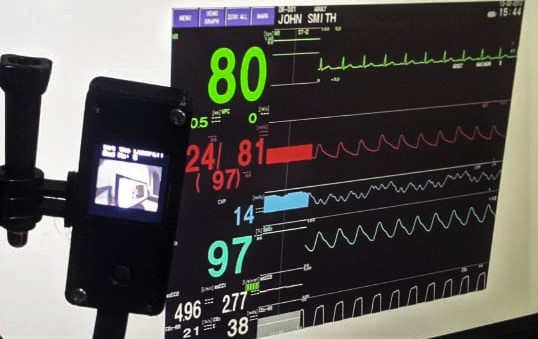
#> input picture media/image2.jpg, 538 x 339 px; its folder holds only this picture in this run
$ python -i demo.py   (imports and definitions only)
#> lines starting #> are read from the running program, lines starting #| are printed output that depends on the picture; after the words box and inside, x2 and y2 are one past the last pixel; in counts of white or black regions, pixels touching at a corner belong together
import cv2 as cv
import cv2
import numpy as np
import pytesseract
# import utlis
import time
import threading
# import sys

import os
start = time.time()

def imageFunc(img):
#> called with img = '../media/image2.jpg'
    pytesseract.pytesseract.tesseract_cmd = r"C:\Program Files\Tesseract-OCR\tesseract.exe"
    image = cv.imread(img)
#> image is the input picture: shape (339, 538, 3); mean B, G, R 81, 83.9, 86.6
    # image =cv.imread('img/Image/xga 3.jpg')
    # image = cv.imread('img/ICUmonitor/capture 3.jpg')
    # image = cv.imread('img/different/dislplay1.jpg')


    widthImg = 800
    heightImg = 400
    image = cv2.resize(image, (widthImg, heightImg))
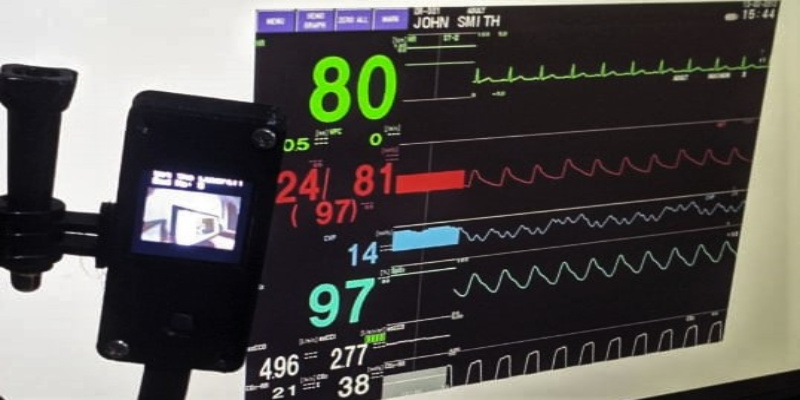
#> image: shape (400, 800, 3); mean B, G, R 80.9, 83.8, 86.5
    hsv = cv.cvtColor(image, cv.COLOR_BGR2HSV)
#> hsv: shape (400, 800, 3); mean H, S, V 89, 56, 91.3
    # cv.imshow('hsv',hsv)
############## GREEN ##############

# lower_green = np.array([30,75,120])
# upper_green = np.array([70,255,255])

    lower_green = np.array([30, 50, 150])
    upper_green = np.array([75, 255, 255])

    mask_green = cv.inRange(hsv, lower_green, upper_green)
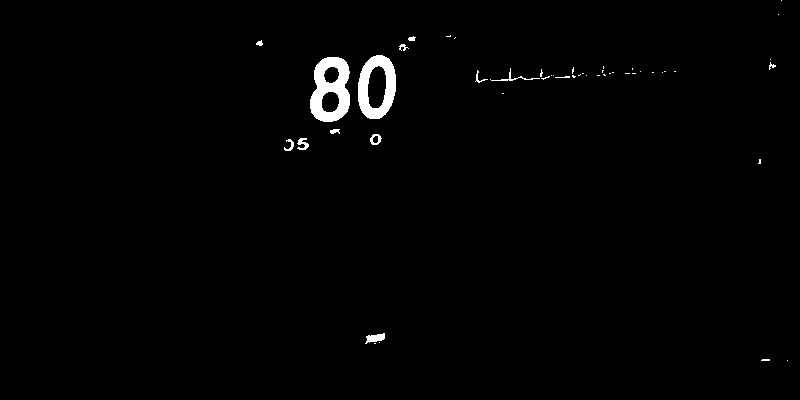
#> mask_green: shape (400, 800); 1.2% white; 48 white regions (34 under 20 px), largest, box (x1, y1, x2, y2) and area: (310, 57, 350, 122) 1645, (358, 55, 396, 119) 1356, (365, 333, 385, 344) 130
    # cv.imshow("maskgreen",mask_green)

    result_green = cv.bitwise_and(image, image, mask=mask_green)
    # cv.imshow("resultGreen",result_green)

    grey = cv.cvtColor(result_green, cv.COLOR_BGR2GRAY)
    ret, threshold_green = cv.threshold(grey, 1, 255, cv.THRESH_BINARY_INV)
#> threshold_green: shape (400, 800); 98.8% white; 48 black regions (34 under 20 px)
    contours, hierarchy = cv.findContours(threshold_green, cv.RETR_LIST, cv.CHAIN_APPROX_SIMPLE)
#> contours = 59 contours, 36 with area under 20; largest, box (x1, y1, x2, y2) and area: (0, 0, 800, 400) 318800, (309, 56, 351, 123) 2192, (357, 54, 397, 120) 2042, (368, 66, 386, 108) 563, (322, 92, 339, 112) 254
    for cnt in contours:
        if cv.contourArea(cnt) <= 200:
            cv.drawContours(threshold_green, [cnt], -1, 255, -1)
#> this loop made 59 passes
#> cnt on passes 1, 4, 14, 15, 20, 23, 24, 26, 31, 36, 47, 50: [[786, 360], [787, 359], [788, 360], [787, 361]], [[378, 342], [379, 341], [380, 342], [379, 343]], [[474, 81], [475, 80], [476, 81], [475, 82]], [[489, 79], [490, 78], [491, 79], [490, 80]], [[585, 75], [586, 74], [587, 75], [586, 76]], [[552, 75], [553, 74], [554, 75], [553, 76]], [[550, 75], [551, 74], [552, 75], [551, 76]], [[579, 74], [580, 73], [581, 74], [580, 75]], [[661, 72], [662, 71], [663, 72], [662, 73]], [[639, 71], [640, 70], [641, 71], [640, 72]], [[769, 59], [770, 58], [771, 59], [770, 60]], [[400, 50], [401, 49], [402, 50], [401, 51]]
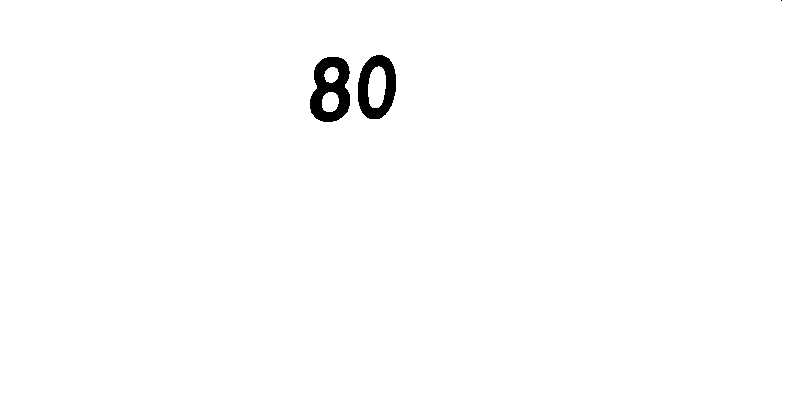
#> threshold_green: shape (400, 800); 99.1% white; 3 black regions (1 under 20 px), largest, box (x1, y1, x2, y2) and area: (310, 57, 350, 122) 1645, (358, 55, 396, 119) 1356
# [5 lines of commented-out code are left out]
    g_color = threshold_green
# cv.imshow('green',threshold_green)


############## BLUE ##############

# lower_blue = np.array([70,20,170])
# upper_blue = np.array([95,255,255])
    lower_blue = np.array([75, 30, 180])
    upper_blue = np.array([100, 255, 255])

    mask_blue = cv.inRange(hsv, lower_blue, upper_blue)
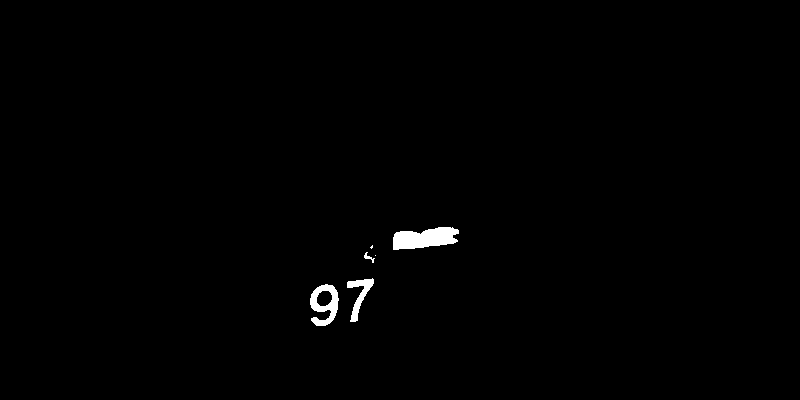
#> mask_blue: shape (400, 800); 0.69% white; 6 white regions (2 under 20 px), largest, box (x1, y1, x2, y2) and area: (393, 227, 459, 250) 1083, (310, 284, 339, 326) 648, (347, 278, 374, 322) 419, (364, 252, 375, 263) 41
    result_blue = cv.bitwise_and(image, image, mask=mask_blue)
    grey = cv.cvtColor(result_blue, cv.COLOR_BGR2GRAY)
    ret, threshold_blue = cv.threshold(grey, 1, 255, cv.THRESH_BINARY_INV)
#> threshold_blue: shape (400, 800); 99.3% white; 6 black regions (2 under 20 px)
    # cv.imshow('th',threshold_blue)
    contours1, hierarchy1 = cv.findContours(threshold_blue, cv.RETR_LIST, cv.CHAIN_APPROX_SIMPLE)
#> contours1 = 8 contours, 2 with area under 20; largest, box (x1, y1, x2, y2) and area: (0, 0, 800, 400) 318801, (392, 226, 460, 251) 1164, (309, 283, 340, 327) 898, (346, 277, 375, 323) 486, (317, 291, 332, 306) 158, (363, 251, 376, 264) 58
    for cnt in contours1:
        if cv.contourArea(cnt) <= 300:
            cv.drawContours(threshold_blue, [cnt], -1, 255, -1)
#> this loop made 8 passes
#> cnt on passes 4, 8: [[374, 255], [375, 254], [376, 255], [375, 256]], [[0, 0], [0, 399], [799, 399], [799, 0]]
#> threshold_blue: shape (400, 800); 99.3% white; 3 black regions, box (x1, y1, x2, y2) and area: (393, 227, 459, 250) 1083, (310, 284, 339, 326) 648, (347, 278, 374, 322) 419
    # cv.imshow('b',threshold_blue)
    kernel = np.ones((5, 5), np.uint8)
    # erosion = cv.dilate(threshold_blue, cv2.getStructuringElement(cv2.MORPH_ELLIPSE,(3,3)),3)
    opening = cv2.morphologyEx(threshold_blue, cv2.MORPH_OPEN, kernel)
#> opening: shape (400, 800); 99.3% white; 3 black regions, box (x1, y1, x2, y2) and area: (393, 227, 459, 250) 1095, (310, 284, 339, 326) 653, (347, 278, 374, 322) 429
    erosion = cv.dilate(opening, cv2.getStructuringElement(cv2.MORPH_ELLIPSE, (3, 3)), 3)
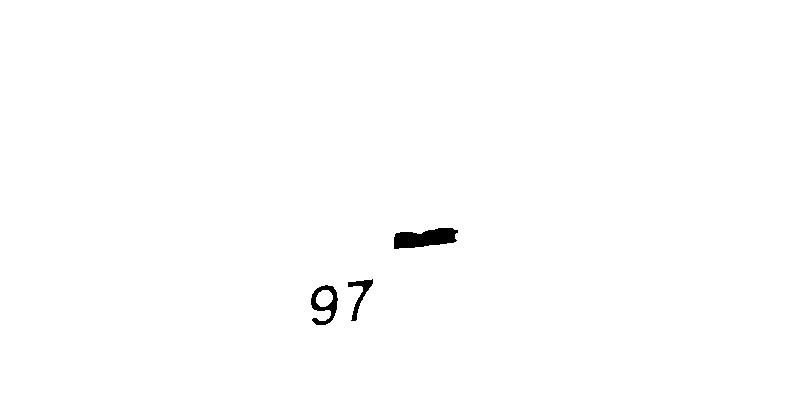
#> erosion: shape (400, 800); 99.5% white; 3 black regions, box (x1, y1, x2, y2) and area: (394, 228, 458, 249) 939, (311, 285, 338, 325) 472, (348, 279, 373, 321) 301
    # text1 = pytesseract.image_to_string(erosion,config='--oem 3 --psm 11 outputbase digits')
    # print(text1)
    # cv.imshow('threshoald',threshold_blue)
    b_color = erosion
    # cv.imshow('threshoalasdd',erosion)

    res = cv2.bitwise_and(g_color, g_color, mask=b_color)
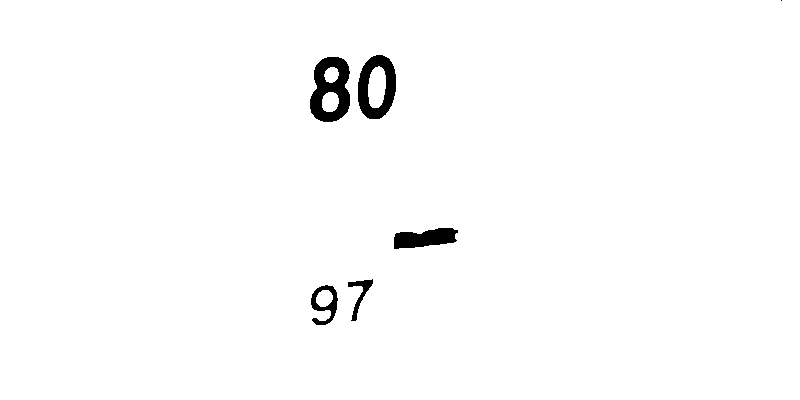
#> res: shape (400, 800); 98.5% white; 6 black regions (1 under 20 px), largest, box (x1, y1, x2, y2) and area: (310, 57, 350, 122) 1645, (358, 55, 396, 119) 1356, (394, 228, 458, 249) 939, (311, 285, 338, 325) 472, (348, 279, 373, 321) 301

#> (the run stopped early here; a loop or call above may not have finished)
